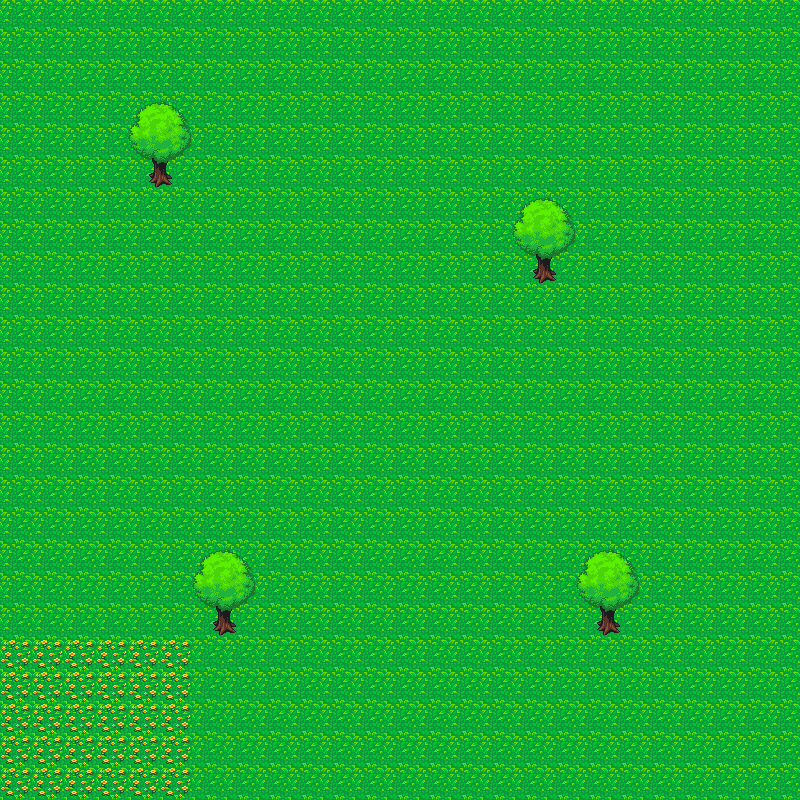

This game map was drawn from its Tiled (.tmx) file and the tilesets committed beside it. A one-line description and the full map source follow:
An orthogonal 25x25 tile map with 32x32 px tiles, 2 tile layers (Backgroud, Graphics) and 19 objects.

<map version="1.9" tiledversion="1.9.1" orientation="orthogonal" renderorder="right-down" width="25" height="25" tilewidth="32" tileheight="32" infinite="0" nextlayerid="7" nextobjectid="21">
 <tileset firstgid="1" source="Simple.tsx" />
 <layer id="1" name="Backgroud" width="25" height="25">
  <data encoding="csv">
22,22,22,22,22,22,22,22,22,22,22,22,22,22,22,22,22,22,22,22,22,22,22,22,22,
22,22,22,22,22,22,22,22,22,22,22,22,22,22,22,22,22,22,22,22,22,22,22,22,22,
22,22,22,22,22,22,22,22,22,22,22,22,22,22,22,22,22,22,22,22,22,22,22,22,22,
22,22,22,22,22,22,22,22,22,22,22,22,22,22,22,22,22,22,22,22,22,22,22,22,22,
22,22,22,22,22,22,22,22,22,22,22,22,22,22,22,22,22,22,22,22,22,22,22,22,22,
22,22,22,22,22,22,22,22,22,22,22,22,22,22,22,22,22,22,22,22,22,22,22,22,22,
22,22,22,22,22,22,22,22,22,22,22,22,22,22,22,22,22,22,22,22,22,22,22,22,22,
22,22,22,22,22,22,22,22,22,22,22,22,22,22,22,22,22,22,22,22,22,22,22,22,22,
22,22,22,22,22,22,22,22,22,22,22,22,22,22,22,22,22,22,22,22,22,22,22,22,22,
22,22,22,22,22,22,22,22,22,22,22,22,22,22,22,22,22,22,22,22,22,22,22,22,22,
22,22,22,22,22,22,22,22,22,22,22,22,22,22,22,22,22,22,22,22,22,22,22,22,22,
22,22,22,22,22,22,22,22,22,22,22,22,22,22,22,22,22,22,22,22,22,22,22,22,22,
22,22,22,22,22,22,22,22,22,22,22,22,22,22,22,22,22,22,22,22,22,22,22,22,22,
22,22,22,22,22,22,22,22,22,22,22,22,22,22,22,22,22,22,22,22,22,22,22,22,22,
22,22,22,22,22,22,22,22,22,22,22,22,22,22,22,22,22,22,22,22,22,22,22,22,22,
22,22,22,22,22,22,22,22,22,22,22,22,22,22,22,22,22,22,22,22,22,22,22,22,22,
22,22,22,22,22,22,22,22,22,22,22,22,22,22,22,22,22,22,22,22,22,22,22,22,22,
22,22,22,22,22,22,22,22,22,22,22,22,22,22,22,22,22,22,22,22,22,22,22,22,22,
22,22,22,22,22,22,22,22,22,22,22,22,22,22,22,22,22,22,22,22,22,22,22,22,22,
22,22,22,22,22,22,22,22,22,22,22,22,22,22,22,22,22,22,22,22,22,22,22,22,22,
22,22,22,22,22,22,22,22,22,22,22,22,22,22,22,22,22,22,22,22,22,22,22,22,22,
22,22,22,22,22,22,22,22,22,22,22,22,22,22,22,22,22,22,22,22,22,22,22,22,22,
22,22,22,22,22,22,22,22,22,22,22,22,22,22,22,22,22,22,22,22,22,22,22,22,22,
22,22,22,22,22,22,22,22,22,22,22,22,22,22,22,22,22,22,22,22,22,22,22,22,22,
22,22,22,22,22,22,22,22,22,22,22,22,22,22,22,22,22,22,22,22,22,22,22,22,22
</data>
 </layer>
 <layer id="2" name="Graphics" width="25" height="25">
  <data encoding="csv">
0,0,0,0,0,0,0,0,0,0,0,0,0,0,0,0,0,0,0,0,0,0,0,0,0,
0,0,0,0,0,0,0,0,0,0,0,0,0,0,0,0,0,0,0,0,0,0,0,0,0,
0,0,0,0,0,0,0,0,0,0,0,0,0,0,0,0,0,0,0,0,0,0,0,0,0,
0,0,0,0,162,163,0,0,0,0,0,0,0,0,0,0,0,0,0,0,0,0,0,0,0,
0,0,0,0,182,183,0,0,0,0,0,0,0,0,0,0,0,0,0,0,0,0,0,0,0,
0,0,0,0,202,203,0,0,0,0,0,0,0,0,0,0,0,0,0,0,0,0,0,0,0,
0,0,0,0,0,0,0,0,0,0,0,0,0,0,0,0,162,163,0,0,0,0,0,0,0,
0,0,0,0,0,0,0,0,0,0,0,0,0,0,0,0,182,183,0,0,0,0,0,0,0,
0,0,0,0,0,0,0,0,0,0,0,0,0,0,0,0,202,203,0,0,0,0,0,0,0,
0,0,0,0,0,0,0,0,0,0,0,0,0,0,0,0,0,0,0,0,0,0,0,0,0,
0,0,0,0,0,0,0,0,0,0,0,0,0,0,0,0,0,0,0,0,0,0,0,0,0,
0,0,0,0,0,0,0,0,0,0,0,0,0,0,0,0,0,0,0,0,0,0,0,0,0,
0,0,0,0,0,0,0,0,0,0,0,0,0,0,0,0,0,0,0,0,0,0,0,0,0,
0,0,0,0,0,0,0,0,0,0,0,0,0,0,0,0,0,0,0,0,0,0,0,0,0,
0,0,0,0,0,0,0,0,0,0,0,0,0,0,0,0,0,0,0,0,0,0,0,0,0,
0,0,0,0,0,0,0,0,0,0,0,0,0,0,0,0,0,0,0,0,0,0,0,0,0,
0,0,0,0,0,0,0,0,0,0,0,0,0,0,0,0,0,0,0,0,0,0,0,0,0,
0,0,0,0,0,0,162,163,0,0,0,0,0,0,0,0,0,0,162,163,0,0,0,0,0,
0,0,0,0,0,0,182,183,0,0,0,0,0,0,0,0,0,0,182,183,0,0,0,0,0,
0,0,0,0,0,0,202,203,0,0,0,0,0,0,0,0,0,0,202,203,0,0,0,0,0,
123,123,123,123,123,123,0,0,0,0,0,0,0,0,0,0,0,0,0,0,0,0,0,0,0,
123,123,123,123,123,123,0,0,0,0,0,0,0,0,0,0,0,0,0,0,0,0,0,0,0,
123,123,123,123,123,123,0,0,0,0,0,0,0,0,0,0,0,0,0,0,0,0,0,0,0,
123,123,123,123,123,123,0,0,0,0,0,0,0,0,0,0,0,0,0,0,0,0,0,0,0,
123,123,123,123,123,123,0,0,0,0,0,0,0,0,0,0,0,0,0,0,0,0,0,0,0
</data>
 </layer>
 <objectgroup id="4" name="Flowers">
  <object id="1" x="0" y="640" width="192" height="160" />
 </objectgroup>
 <objectgroup id="5" name="Blockers">
  <object id="2" x="192" y="544" width="64" height="96" />
  <object id="3" x="576" y="544" width="64" height="96" />
  <object id="4" x="512" y="192" width="64" height="96" />
  <object id="5" x="128" y="96" width="64" height="96" />
 </objectgroup>
 <objectgroup id="6" name="Traps">
  <object id="6" x="320" y="96" width="32" height="32" />
  <object id="7" x="288" y="256" width="32" height="32" />
  <object id="8" x="32" y="256" width="32" height="32" />
  <object id="9" x="160" y="352" width="32" height="32" />
  <object id="10" x="96" y="544" width="32" height="32" />
  <object id="11" x="256" y="448" width="32" height="32" />
  <object id="12" x="352" y="384" width="32" height="32" />
  <object id="13" x="416" y="288" width="32" height="32" />
  <object id="14" x="352" y="544" width="32" height="32" />
  <object id="15" x="384" y="704" width="32" height="32" />
  <object id="16" x="480" y="544" width="32" height="32" />
  <object id="17" x="544" y="416" width="32" height="32" />
  <object id="18" x="704" y="416" width="32" height="32" />
  <object id="19" x="544" y="128" width="32" height="32" />
 </objectgroup>
</map>
